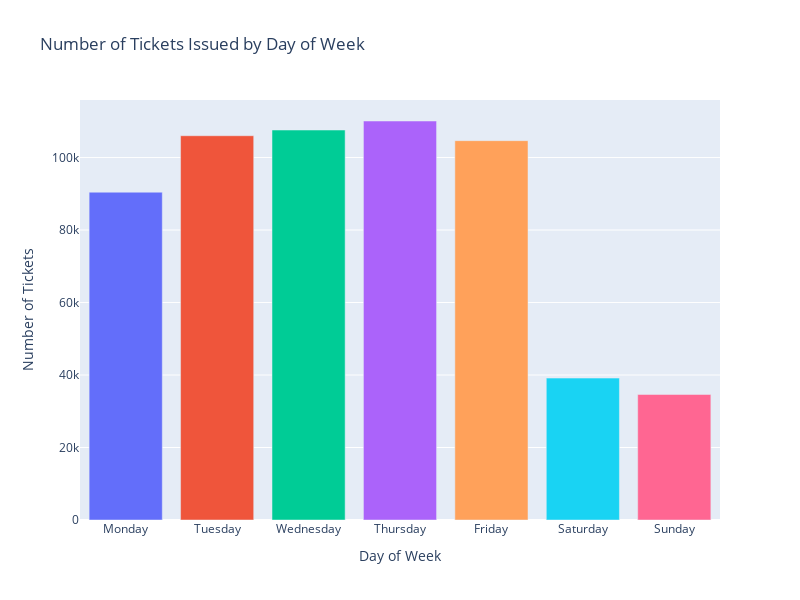

Write notebook code for a chart like this one.
### Code cell
fig = px.bar(tickets_by_day, x='Day of Week',y='count', color='Day of Week',
             title='Number of Tickets Issued by Day of Week',
             labels={'count': 'Number of Tickets'},
             width=800, height=600)
fig.update_layout(showlegend=False)
fig

### Figure 1 — Plotly figure (JSON) as saved in the notebook; plotly's stock layout.template omitted (floating-point values rounded to 4 significant figures)
{"data": [{"alignmentgroup": "True", "hovertemplate": "Day of Week=%{x}<br>Number of Tickets=%{y}<extra></extra>", "legendgroup": "Monday", "marker": {"color": "#636efa", "pattern": {"shape": ""}}, "name": "Monday", "offsetgroup": "Monday", "orientation": "v", "showlegend": true, "textposition": "auto", "type": "bar", "x": ["Monday"], "xaxis": "x", "y": [90444], "yaxis": "y"}, {"alignmentgroup": "True", "hovertemplate": "Day of Week=%{x}<br>Number of Tickets=%{y}<extra></extra>", "legendgroup": "Tuesday", "marker": {"color": "#EF553B", "pattern": {"shape": ""}}, "name": "Tuesday", "offsetgroup": "Tuesday", "orientation": "v", "showlegend": true, "textposition": "auto", "type": "bar", "x": ["Tuesday"], "xaxis": "x", "y": [106025], "yaxis": "y"}, {"alignmentgroup": "True", "hovertemplate": "Day of Week=%{x}<br>Number of Tickets=%{y}<extra></extra>", "legendgroup": "Wednesday", "marker": {"color": "#00cc96", "pattern": {"shape": ""}}, "name": "Wednesday", "offsetgroup": "Wednesday", "orientation": "v", "showlegend": true, "textposition": "auto", "type": "bar", "x": ["Wednesday"], "xaxis": "x", "y": [107597], "yaxis": "y"}, {"alignmentgroup": "True", "hovertemplate": "Day of Week=%{x}<br>Number of Tickets=%{y}<extra></extra>", "legendgroup": "Thursday", "marker": {"color": "#ab63fa", "pattern": {"shape": ""}}, "name": "Thursday", "offsetgroup": "Thursday", "orientation": "v", "showlegend": true, "textposition": "auto", "type": "bar", "x": ["Thursday"], "xaxis": "x", "y": [110085], "yaxis": "y"}, {"alignmentgroup": "True", "hovertemplate": "Day of Week=%{x}<br>Number of Tickets=%{y}<extra></extra>", "legendgroup": "Friday", "marker": {"color": "#FFA15A", "pattern": {"shape": ""}}, "name": "Friday", "offsetgroup": "Friday", "orientation": "v", "showlegend": true, "textposition": "auto", "type": "bar", "x": ["Friday"], "xaxis": "x", "y": [104664], "yaxis": "y"}, {"alignmentgroup": "True", "hovertemplate": "Day of Week=%{x}<br>Number of Tickets=%{y}<extra></extra>", "legendgroup": "Saturday", "marker": {"color": "#19d3f3", "pattern": {"shape": ""}}, "name": "Saturday", "offsetgroup": "Saturday", "orientation": "v", "showlegend": true, "textposition": "auto", "type": "bar", "x": ["Saturday"], "xaxis": "x", "y": [39155], "yaxis": "y"}, {"alignmentgroup": "True", "hovertemplate": "Day of Week=%{x}<br>Number of Tickets=%{y}<extra></extra>", "legendgroup": "Sunday", "marker": {"color": "#FF6692", "pattern": {"shape": ""}}, "name": "Sunday", "offsetgroup": "Sunday", "orientation": "v", "showlegend": true, "textposition": "auto", "type": "bar", "x": ["Sunday"], "xaxis": "x", "y": [34631], "yaxis": "y"}], "layout": {"barmode": "relative", "height": 600, "legend": {"title": {"text": "Day of Week"}, "tracegroupgap": 0}, "showlegend": false, "title": {"text": "Number of Tickets Issued by Day of Week"}, "width": 800, "xaxis": {"anchor": "y", "categoryarray": ["Monday", "Tuesday", "Wednesday", "Thursday", "Friday", "Saturday", "Sunday"], "categoryorder": "array", "domain": [0, 1], "title": {"text": "Day of Week"}}, "yaxis": {"anchor": "x", "domain": [0, 1], "title": {"text": "Number of Tickets"}}}}
